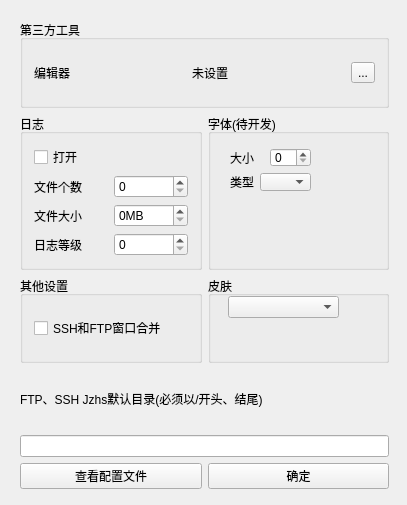
<?xml version="1.0" encoding="UTF-8"?>
<ui version="4.0">
 <class>SetingWindow</class>
 <widget class="QWidget" name="SetingWindow">
  <property name="geometry">
   <rect>
    <x>0</x>
    <y>0</y>
    <width>407</width>
    <height>505</height>
   </rect>
  </property>
  <property name="windowTitle">
   <string>SetingWindow</string>
  </property>
  <property name="styleSheet">
   <string notr="true"/>
  </property>
  <widget class="QWidget" name="">
   <property name="geometry">
    <rect>
     <x>9</x>
     <y>9</y>
     <width>391</width>
     <height>491</height>
    </rect>
   </property>
   <layout class="QGridLayout" name="gridLayout">
    <item row="0" column="0" colspan="2">
     <widget class="QGroupBox" name="gb_OtherTools">
      <property name="title">
       <string>第三方工具</string>
      </property>
      <layout class="QVBoxLayout" name="verticalLayout_5">
       <item>
        <layout class="QHBoxLayout" name="horizontalLayout_2">
         <item>
          <widget class="QLabel" name="label_8">
           <property name="text">
            <string>编辑器</string>
           </property>
          </widget>
         </item>
         <item>
          <spacer name="horizontalSpacer_9">
           <property name="orientation">
            <enum>Qt::Horizontal</enum>
           </property>
           <property name="sizeHint" stdset="0">
            <size>
             <width>86</width>
             <height>20</height>
            </size>
           </property>
          </spacer>
         </item>
         <item>
          <widget class="QLabel" name="lb_EditorAddr">
           <property name="text">
            <string>未设置</string>
           </property>
          </widget>
         </item>
         <item>
          <spacer name="horizontalSpacer_4">
           <property name="orientation">
            <enum>Qt::Horizontal</enum>
           </property>
           <property name="sizeHint" stdset="0">
            <size>
             <width>117</width>
             <height>20</height>
            </size>
           </property>
          </spacer>
         </item>
         <item>
          <widget class="QToolButton" name="tb_ChoseEditorAddr">
           <property name="text">
            <string>...</string>
           </property>
          </widget>
         </item>
        </layout>
       </item>
      </layout>
     </widget>
    </item>
    <item row="1" column="0">
     <widget class="QGroupBox" name="gb_Log">
      <property name="title">
       <string>日志</string>
      </property>
      <layout class="QHBoxLayout" name="horizontalLayout_17">
       <item>
        <layout class="QVBoxLayout" name="verticalLayout_4">
         <item>
          <widget class="QCheckBox" name="cb_OpenLog">
           <property name="text">
            <string>打开</string>
           </property>
           <property name="tristate">
            <bool>false</bool>
           </property>
          </widget>
         </item>
         <item>
          <layout class="QHBoxLayout" name="horizontalLayout_10">
           <item>
            <widget class="QLabel" name="lb_LogNumTitle">
             <property name="text">
              <string>文件个数</string>
             </property>
            </widget>
           </item>
           <item>
            <widget class="QSpinBox" name="sb_LogNum"/>
           </item>
          </layout>
         </item>
         <item>
          <layout class="QHBoxLayout" name="horizontalLayout_11">
           <item>
            <widget class="QLabel" name="lb_LogSizeTitle">
             <property name="text">
              <string>文件大小</string>
             </property>
            </widget>
           </item>
           <item>
            <widget class="QSpinBox" name="sb_LogSize">
             <property name="suffix">
              <string>MB</string>
             </property>
            </widget>
           </item>
          </layout>
         </item>
         <item>
          <layout class="QHBoxLayout" name="horizontalLayout_12">
           <item>
            <widget class="QLabel" name="lb_LogLevelTitle">
             <property name="text">
              <string>日志等级</string>
             </property>
            </widget>
           </item>
           <item>
            <widget class="QSpinBox" name="sb_LogLevel"/>
           </item>
          </layout>
         </item>
        </layout>
       </item>
      </layout>
     </widget>
    </item>
    <item row="1" column="1">
     <widget class="QGroupBox" name="gb_Font">
      <property name="title">
       <string>字体(待开发)</string>
      </property>
      <widget class="QWidget" name="layoutWidget">
       <property name="geometry">
        <rect>
         <x>11</x>
         <y>23</y>
         <width>103</width>
         <height>65</height>
        </rect>
       </property>
       <layout class="QVBoxLayout" name="verticalLayout_3">
        <item>
         <layout class="QHBoxLayout" name="horizontalLayout_9">
          <item>
           <widget class="QLabel" name="lb_FontSizeTitle">
            <property name="text">
             <string>大小</string>
            </property>
           </widget>
          </item>
          <item>
           <widget class="QSpinBox" name="sb_FontSize"/>
          </item>
         </layout>
        </item>
        <item>
         <layout class="QHBoxLayout" name="horizontalLayout_8">
          <item>
           <widget class="QLabel" name="lb_FontTypeTitle">
            <property name="text">
             <string>类型</string>
            </property>
           </widget>
          </item>
          <item>
           <widget class="QComboBox" name="cb_FontType"/>
          </item>
         </layout>
        </item>
       </layout>
      </widget>
     </widget>
    </item>
    <item row="2" column="0">
     <widget class="QGroupBox" name="gb_OtherSetting">
      <property name="title">
       <string>其他设置</string>
      </property>
      <layout class="QHBoxLayout" name="horizontalLayout_15">
       <item>
        <widget class="QCheckBox" name="cb_IsSHHTogetherFTP">
         <property name="text">
          <string>SSH和FTP窗口合并</string>
         </property>
         <property name="tristate">
          <bool>false</bool>
         </property>
        </widget>
       </item>
      </layout>
     </widget>
    </item>
    <item row="2" column="1">
     <widget class="QGroupBox" name="gb_SoftSkin">
      <property name="title">
       <string>皮肤</string>
      </property>
      <widget class="QComboBox" name="cb_SoftSkin">
       <property name="geometry">
        <rect>
         <x>20</x>
         <y>20</y>
         <width>111</width>
         <height>22</height>
        </rect>
       </property>
      </widget>
     </widget>
    </item>
    <item row="3" column="0" colspan="2">
     <layout class="QVBoxLayout" name="verticalLayout">
      <item>
       <widget class="QLabel" name="label">
        <property name="text">
         <string>FTP、SSH Jzhs默认目录(必须以/开头、结尾)</string>
        </property>
       </widget>
      </item>
      <item>
       <widget class="QLineEdit" name="le_FTPSSHDeflautPath">
        <property name="text">
         <string/>
        </property>
       </widget>
      </item>
     </layout>
    </item>
    <item row="4" column="0" colspan="2">
     <layout class="QHBoxLayout" name="horizontalLayout_14">
      <item>
       <widget class="QPushButton" name="pb_OpenConfJson">
        <property name="text">
         <string>查看配置文件</string>
        </property>
       </widget>
      </item>
      <item>
       <widget class="QPushButton" name="pb_Confirm">
        <property name="text">
         <string>确定</string>
        </property>
       </widget>
      </item>
     </layout>
    </item>
   </layout>
  </widget>
 </widget>
 <layoutdefault spacing="6" margin="11"/>
 <resources/>
 <connections/>
</ui>
